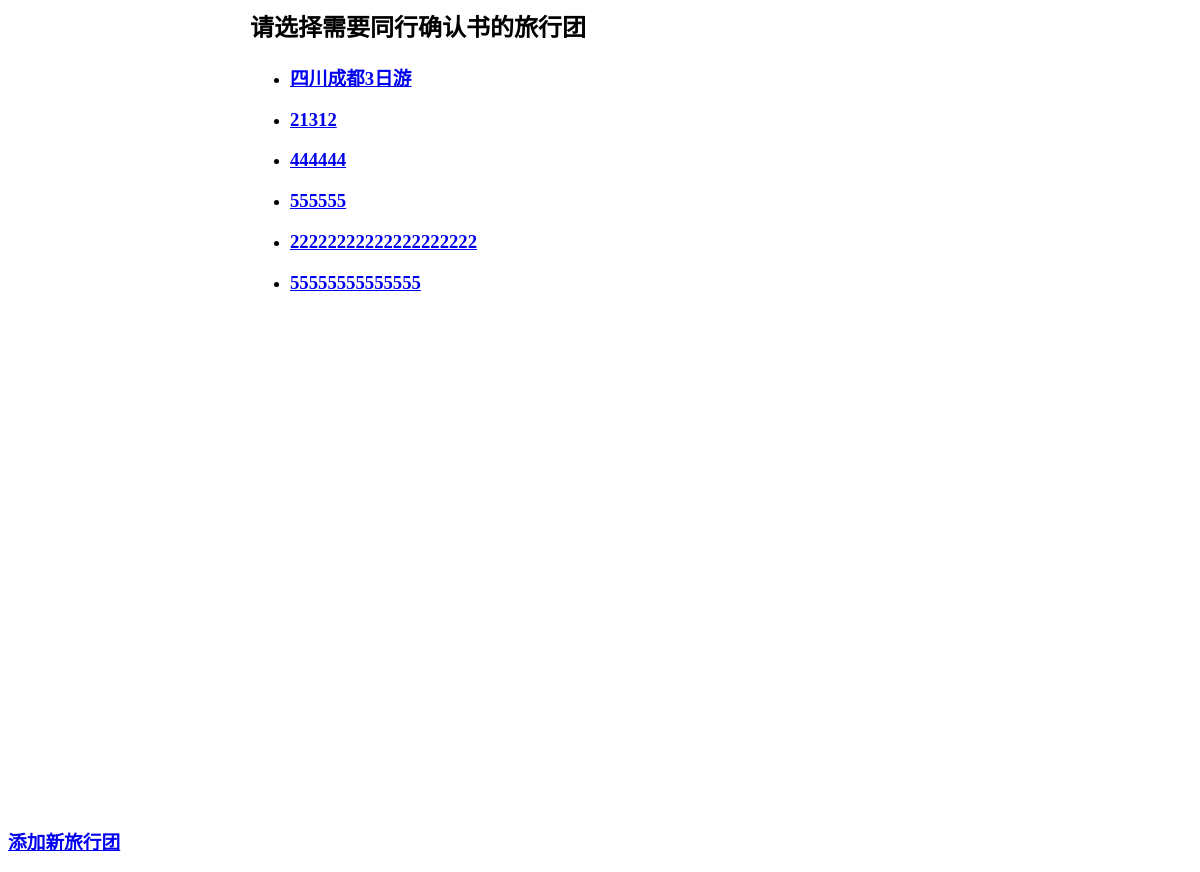
Before: /main/table/ (signed in) with the older database file.
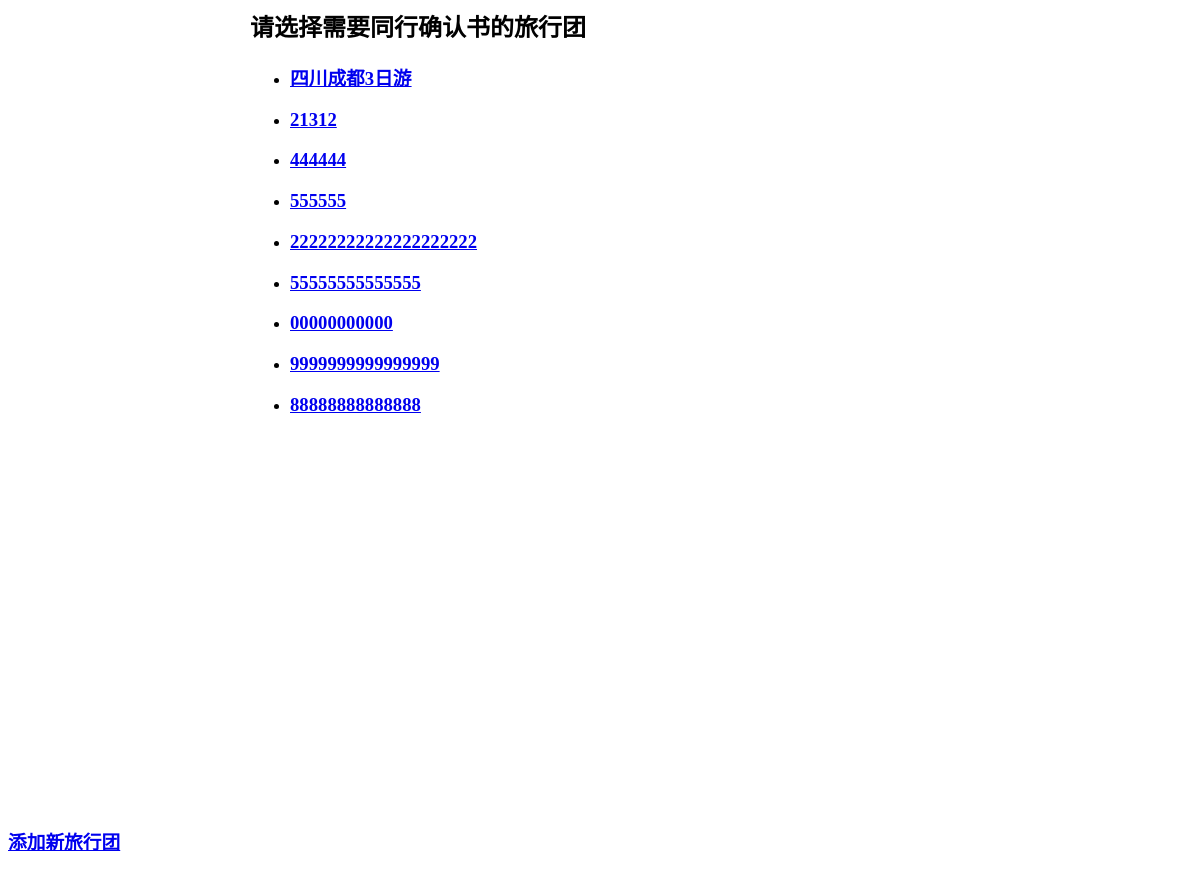
After: the same page with the newer database file.
### learning_logs/models.py (models this page shows)
class Topic(models.Model):
    tour_name = models.CharField('旅行团名称', max_length=100)
    route1 = models.CharField('行程1', max_length=200, null=True, blank=True)
    route2 = models.CharField('行程2', max_length=200, null=True, blank=True)
    route3 = models.CharField('行程3', max_length=200, null=True, blank=True)
    route4 = models.CharField('行程4', max_length=200, null=True, blank=True)
    route5 = models.CharField('行程5', max_length=200, null=True, blank=True)
    date_added = models.DateField('建立时间', auto_now_add=True)
    date_start = models.DateField('出发日期')
    img = models.ImageField('图片', upload_to='img', max_length=200)
    img_name = models.CharField('图片名称', max_length=20)
    text = models.CharField('旅行团备注', max_length=200, null=True, blank=True, default="")
    owner = models.ForeignKey(User, on_delete=models.CASCADE)
    def __str__(self):
        return self.tour_name
    class Meta:
        verbose_name = '旅行团'
        verbose_name_plural = '旅行团'

### learning_logs/views.py (the view)
# urls.py: path('main/table/', views.topics_table, name='table'),
@login_required
def topics_table(request):
    topics = Topic.objects.filter(owner=request.user).order_by('date_added')
    context = {'topics': topics}
    return render(request, 'learning_logs/table.html', context)

### templates/learning_logs/table.html (shortened to what this page needs)
<head>
</head>
{% block content %}
    <div id="div_b">
        <h2>请选择需要同行确认书的旅行团</h2>
        <ul>
            {% for topic in topics %}
                <li>
                    <h3>
                        <a href="{% url 'learning_logs:table1' topic.id %}">{{ topic }}</a>
                    </h3>
                </li>
            {% empty %}
                <li>目前没有旅行团</li>
            {% endfor %}
        </ul>
    </div>
    <h3><a href="{% url 'learning_logs:new_topic' %}">添加新旅行团</h3>
{% endblock content %}

Changed rows visible on the page:
added Topic: tour_name "00000000000"
added Topic: tour_name "9999999999999999"
added Topic: tour_name "88888888888888"
